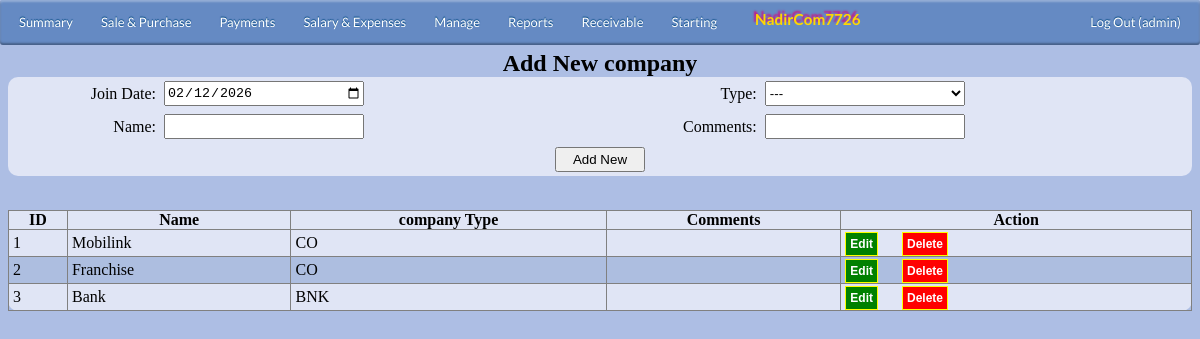
The page /admin/addcompany.php (signed in) on the database its author committed.
### tables this page shows
CREATE TABLE `config` (
  `id` int(11) NOT NULL,
  `name` varchar(50) DEFAULT NULL,
  `customName` varchar(100) DEFAULT NULL
);

CREATE TABLE `company` (
  `ID` int(11) NOT NULL,
  `Name` varchar(30) DEFAULT NULL,
  `Type` varchar(30) DEFAULT NULL,
  `Comments` varchar(50) NOT NULL
);

### admin/includes/globalvar.php (called while the page is built, shortened)
<?php
include_once('dbcon.php');
$qry = mysqli_query($con,"SELECT customName FROM config WHERE name='organization';") or die(mysqli_error());
$Data=mysqli_fetch_assoc($qry);
$childOrganization=$Data['customName'];
?>

### admin/includes/variables.php (called while the page is built, shortened)
<?php
include_once('dbcon.php');
include_once('globalvar.php');
		$currentActiveUser=$_SESSION['login_user'];
?>

### admin/addcompany.php (the view, shortened to what this page needs)
<?php
include_once('includes/variables.php');
include_once('includes/dbcon.php');
include_once('includes/globalvar.php');
?>
<head>
	</head>
		<?php
			include_once('includes/navbar.php');
		?>
	<div class="container" align="center">
						<center> <caption> <h2>Add New company</h2></caption> </center>
				<div  style="border: solid black 0px; ">
							<form name="f1" action="" method="POST">
									<table cellpadding="0" cellspacing="0" border="0" class="table" id="HeadTable" >
												<tr>
													<td style="text-align: right;" >
														Join Date:
													</td>
													<td style="text-align: left;" >
																<?php
																	$strDate= date('Y-m-d');
																	echo "<input type=\"date\" value= \"$strDate\"  name=\"doJ\" id=\"tBox\">";
																?>
													</td>
													<td style="text-align: right;"> Type: </td>
													<td style="text-align: left;" >
															<select name="Tselect" id="sBox">
																	<option >---</option>
															</select>
													</td>
												</tr>
												<tr>
													<td style="text-align: right;" >
														Name:
													</td>
													<td style="text-align: left;" >
													<input type="text" name="txtName" id="iBox">
													</td>
													<td style="text-align: right;" >
														Comments:
													</td>
													<td style="text-align: left;" >
													<input type="text" name="txtComments" id="iBox">
													</td>
												</tr>
												<tr>
													<td colspan="4" style="text-align: center;" >
														<input type="submit"  value="Add New" name="addemp" id="Btn">
													</td>
												</tr>
									</table>
							</form>
<br>
									<table cellpadding="0" cellspacing="0" border="1" class="" id="dbResult">
													<tr style="background-color: #FFDAB9; font-weight: bold;" >
														<th>ID</th>
														<th>Name</th>
														<th>company Type</th>
														<th>Comments</th>
														<th>Action</th>
													</tr>
												<?php
													$sql = mysqli_query($con,"SELECT * FROM company WHERE Type='CO' OR Type='BNK' ")or die(mysqli_query());
														WHILE($Data=mysqli_fetch_array($sql))
															{
														$id = $Data['ID'];
															?>
															<tr>
																<td><?php echo $Data['ID']; ?></td>
																<td><?php echo $Data['Name']; ?></td>
																<td><?php echo $Data['Type']; ?></td>
																<td><?php echo $Data['Comments']; ?></td>
																<td><a href="edit/editcompany.php?ID=<?php echo $id; ?>" id="LinkBtnEdit">Edit</a> &nbsp;&nbsp;&nbsp;&nbsp;
																<a href="delete/delcompany.php?ID=<?php echo $id; ?>" id="LinkBtnDel">Delete</a></td>
															</tr>
															<?php
															}
													?>
									</table>
							</div>
	</div>
</html>

### admin/includes/navbar.php (shortened to what this page needs)
<div id='cssmenu'>
	<ul>
		<li><a href='summary.php'><span>Summary</span></a>
		</li>
		<li><a href='#'><span>Sale & Purchase</span></a>
		</li>
		<li class='active has-sub'><a href='#'><span>Payments</span></a>
		</li>
		<li><a href='#'><span>Salary & Expenses</span></a>
		</li>
		<li class='active has-sub'><a href='#'><span>Manage</span></a>
		</li>
		<li class='active has-sub'><a href='#'><span>Reports</span></a>
		</li>
		<li class='active has-sub'><a href='#'><span>Receivable</span></a>
		</li>
		<li class='active has-sub'><a href='#'><span>Starting</span></a>
		</li>
		<li style="float:left">
			<h3> <?php echo $childOrganization?></h3>
		</li>
		<li style="float:right"><a href="../logout.php"> Log Out (<?php echo $currentActiveUser; ?>)</a></li>
	</ul>
</div>

### rows shown on the page
config: customName "NadirCom7726"
company: ID "1", Name "Mobilink", Type "CO"
company: ID "2", Name "Franchise", Type "CO"
company: ID "3", Name "Bank", Type "BNK"

### other values the page prints
$currentActiveUser "admin"
